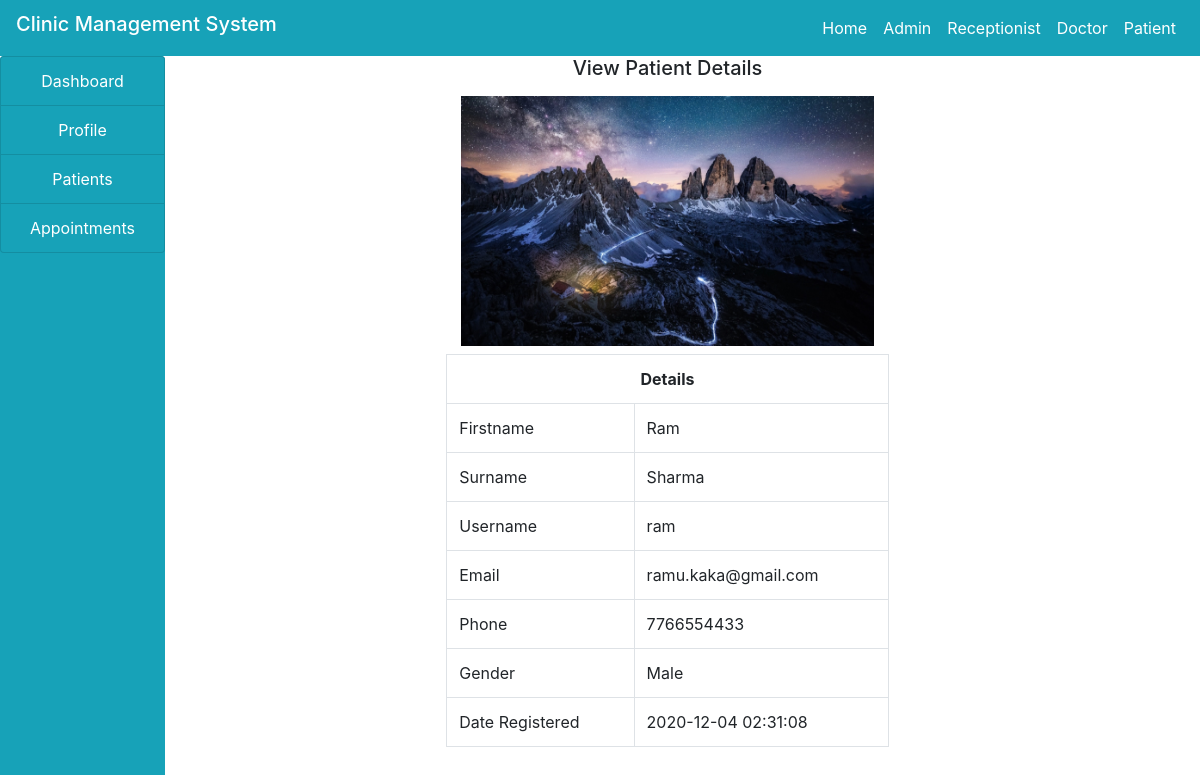
/doctor/view.php?id=2, run on the app's committed database.
### tables this page shows
CREATE TABLE `patient` (
  `id` int(100) NOT NULL,
  `firstname` varchar(100) NOT NULL,
  `surname` varchar(100) NOT NULL,
  `username` varchar(100) NOT NULL,
  `email` varchar(100) NOT NULL,
  `phone` varchar(100) NOT NULL,
  `gender` varchar(100) NOT NULL,
  `password` varchar(100) NOT NULL,
  `date_reg` varchar(100) NOT NULL,
  `profile` varchar(100) NOT NULL
);

### doctor/view.php (the view, shortened to what this page needs)
<!DOCTYPE html>
<html>
<head>
</head>
<body>
	<?php
		include("../include/header.php");
		include("../include/connection.php");
	?>
	<div class="container-fluid">
<div class="col-md-12">
<div class="row">
<div class="col-md-2" style="margin-left:-30px;">
<?php
include("sidenav.php");
?>
</div>
<div class="col-md-10">
<h5 class="text-center">View Patient Details</h5>
<?php
if(isset($_GET['id']))
{
$id=$_GET['id'];
$query="SELECT * FROM patient WHERE id='$id'";
$res=mysqli_query($connect,$query);
$row=mysqli_fetch_array($res);
}
?>
<div class="col-md-12">
	<div class="row">
		<div class="col-md-3"></div>
		<div class="col-md-6">
			<?php
				echo "<img src='../patient/img/".$row['profile']."' class='col-md-12 my-2' height='250px;'>"
			?>
			<table class="table table-bordered">
				<tr>
					<th class="text-center" colspan="2">Details</th>
				</tr>
				<tr>
					<td>Firstname</td>
					<td><?php echo $row['firstname']; ?></td>
				</tr>
				<tr>
					<td>Surname</td>
					<td><?php echo $row['surname']; ?></td>
				</tr>
				<tr>
					<td>Username</td>
					<td><?php echo $row['username']; ?></td>
				</tr>
				<tr>
					<td>Email</td>
					<td><?php echo $row['email']; ?></td>
				</tr>
				<tr>
					<td>Phone</td>
					<td><?php echo $row['phone']; ?></td>
				</tr>
				<tr>
					<td>Gender</td>
					<td><?php echo $row['gender']; ?></td>
				</tr>
				<tr>
					<td>Date Registered</td>
					<td><?php echo $row['date_reg']; ?></td>
				</tr>
			</table>
		</div>
	</div>
</div>
</body>
</html>

### data on the page
patient: profile (picture), firstname "Ram", surname "Sharma", username "ram", email "ramu.kaka@gmail.com", phone "7766554433", gender "Male", date_reg "2020-12-04 02:31:08"
